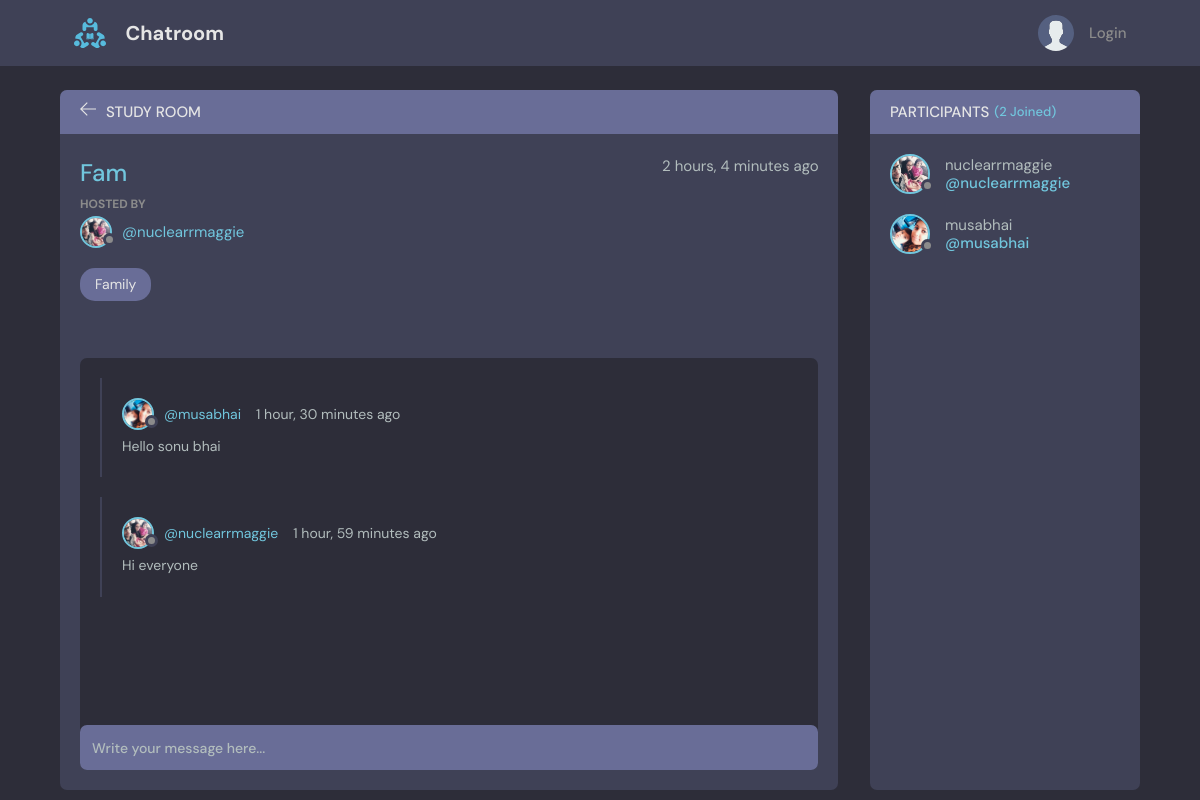
Page /room/2/ on the committed database.
### base/models.py (models this page shows, shortened)
class Room(models.Model):
    host = models.ForeignKey(User, on_delete=models.SET_NULL, null = True)
    topic = models.ForeignKey(Topic, on_delete=models.SET_NULL, null = True)
    name = models.CharField(max_length=200)
    description = models.TextField(null=True, blank=True)
    participants = models.ManyToManyField(User,related_name='participants',blank=True)
    updated = models.DateTimeField(auto_now=True)
    created = models.DateTimeField(auto_now_add=True)
    class Meta:
        ordering = ['-updated','-created']

class User(AbstractUser):
    name = models.CharField(max_length=200, null=True)
    email = models.EmailField(unique=True, null=True)
    bio = models.TextField(null=True)
    avatar = models.ImageField(null=True, default="avatar.svg")
    USERNAME_FIELD = 'email'
    REQUIRED_FIELDS = []

class Topic(models.Model):
    name = models.CharField(max_length=200)
    def __str__(self):
        return self.name

class Message(models.Model):
    user = models.ForeignKey(User, on_delete=models.CASCADE)
    room = models.ForeignKey(Room, on_delete=models.CASCADE)
    body = models.TextField()
    updated = models.DateTimeField(auto_now=True)
    created = models.DateTimeField(auto_now_add=True)
    class Meta:
        ordering = ['-updated','-created']

### base/views.py (the view, shortened to what this page needs)
# urls.py: path('room/<str:pk>/',views.room, name='room'),
def room(request,pk):
    room = Room.objects.get(id=pk)
    room_messages = room.message_set.all()
    participants = room.participants.all()
    context = {'room':room,'room_messages':room_messages,'participants':participants}
    return render(request, 'base/room.html', context)

### base/templates/base/room.html (shortened to what this page needs)
{% extends 'main.html' %}
{% block content %}
    <main class="profile-page layout layout--2">
      <div class="container">
        <div class="room">
          <div class="room__top">
            <div class="room__topLeft">
              <a href="{% url 'home' %}">
                <svg version="1.1" xmlns="http://www.w3.org/2000/svg" width="32" height="32" viewBox="0 0 32 32">
                  <title>arrow-left</title>
                  <path
                    d="M13.723 2.286l-13.723 13.714 13.719 13.714 1.616-1.611-10.96-10.96h27.625v-2.286h-27.625l10.965-10.965-1.616-1.607z"
                  ></path>
                </svg>
              </a>
              <h3>Study Room</h3>
            </div>
          </div>
          <div class="room__box scroll">
            <div class="room__header scroll">
              <div class="room__info">
                <h3>{{room.name}}</h3>
                <span>{{room.created|timesince}} ago</span>
              </div>
              <div class="room__hosted">
                <p>Hosted By</p>
                <a href="{% url 'user-profile' room.host.id %}" class="room__author">
                  <div class="avatar avatar--small">
                    <img src="{{room.host.avatar.url}}" />
                  </div>
                  <span>@{{room.host.username}}</span>
                </a>
              </div>
              <span class="room__topics">{{room.topic}}</span>
            </div>
            <div class="room__conversation">
              <div class="threads scroll">
                {% for message in room_messages %}
                <div class="thread">
                  <div class="thread__top">
                    <div class="thread__author">
                      <a href="{% url 'user-profile' message.user.id %}" class="thread__authorInfo">
                        <div class="avatar avatar--small">
                          <img src="{{message.user.avatar.url}}" />
                        </div>
                        <span>@{{message.user.username}}</span>
                      </a>
                      <span class="thread__date">{{message.created|timesince}} ago</span>
                    </div>
                  </div>
                  <div class="thread__details">
                    {{message.body}}
                  </div>
                </div>
                {% endfor %}
              </div>
            </div>
          </div>
          <div class="room__message">
            <form action="" method="POST">
              <input name="body" placeholder="Write your message here..." /></form>
          </div>
        </div>
        <div class="participants">
          <h3 class="participants__top">Participants <span>({{participants.count}} Joined)</span></h3>
          <div class="participants__list scroll">
            {% for user in participants %}
            <a href="{% url 'user-profile' user.id %}" class="participant">
              <div class="avatar avatar--medium">
                <img src="{{user.avatar.url}}" />
              </div>
              <p>
                {{user.username}}
                <span>@{{user.username}}</span>
              </p>
            </a>
            {% endfor %}
          </div>
        </div>
      </div>
    </main>
{% endblock content %}

### rows in the picture
Room: name "Fam", created "2 hours, 4 minutes", host.avatar (picture), host.username "nuclearrmaggie", topic "Family"
Message: user.avatar (picture), user.username "musabhai", created "1 hour, 30 minutes", body "Hello sonu bhai"
Message: user.avatar (picture), user.username "nuclearrmaggie", created "1 hour, 59 minutes", body "Hi everyone"
User: avatar (picture), username "nuclearrmaggie"
User: avatar (picture), username "musabhai"

### other values in the picture
{{ participants.count }} "2"
